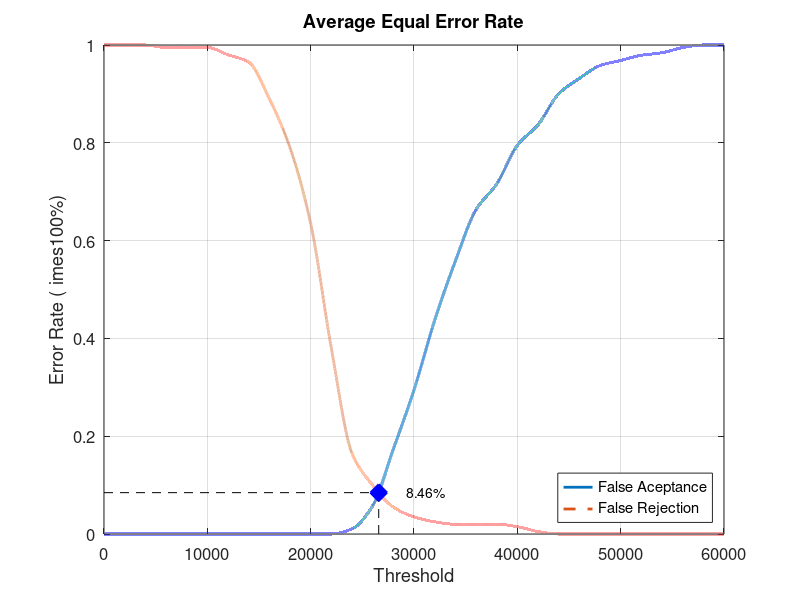
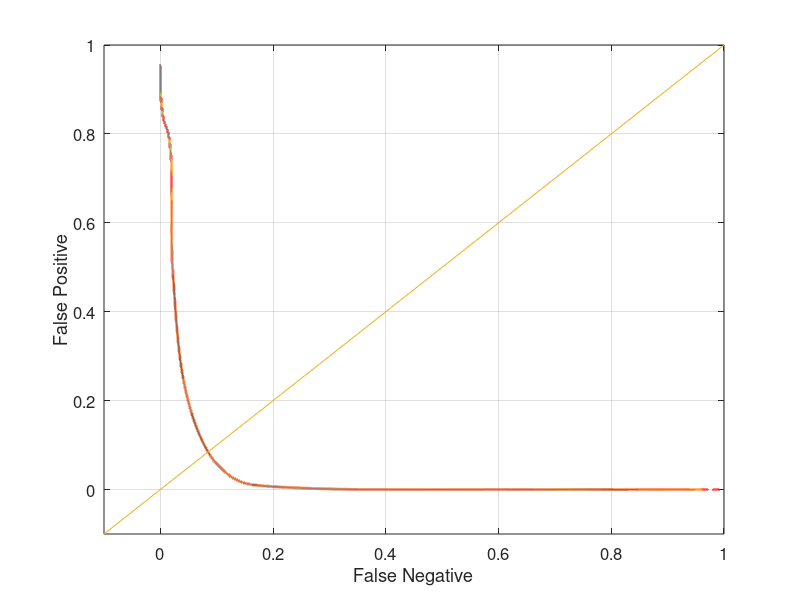

The MATLAB script that drew these images, in order:
close all;
clear;
clc;
x = 0:2000:60000;
xq = 0:0.5:60000;

y0 = [0 0 0 0 0 0 0 0 0 0 0 0 0.0105263 0.0578947 0.173684 0.294737 0.436842 0.557895 0.663158 0.715789 0.794737 0.836842 0.9 0.931579 0.957895 0.968421 0.978947 0.984211 0.994737 1 1]
yy0 = interp1(x, y0, xq, 'pchip');
y1 = [1 1 1 0.995 0.995 0.995 0.98 0.965 0.89 0.79 0.635 0.38 0.165 0.1 0.055 0.035 0.025 0.02 0.02 0.02 0.015 0.005 0 0 0 0 0 0 0 0 0]
yy1 = interp1(x, y1, xq, 'pchip');

% Calculating EER: 
y2 = abs(y0 - y1);
find(y2 == min(y2))
yy2 = abs(yy0 - yy1);
xEER = find(yy2 == min(yy2));
xEERIndex = xq(xEER) % X-axis EER
yEER = yy0(xEER) % Y-axis EER

main = figure
plot(xq, yy0,'-','LineWidth', 2);	hold on
plot(xq, yy1,'--','LineWidth', 2);	hold on
plot([xEERIndex xEERIndex], [0 yEER], 'k--');	hold on
plot([0 xEERIndex], [yEER yEER], 'k--');	hold on
plot(xEERIndex, yEER, 'bx', 'LineWidth', 10);	hold on
text(xEERIndex + 10 * xEERIndex / 100, yEER, [num2str(round((10000 * yEER)) / 100) '%'])
legend('False Aceptance', 'False Rejection', 'Location', 'SouthEast')
xlabel('Threshold')
ylabel('Error Rate (	imes100%)')
title('Average Equal Error Rate')
set(gca, 'FontSize', 12)
axis([0 60000 0 1])
grid on

print(main, 'Database1_2Main', '-dpng');
FNRxFPR = figure('Color', [1 1 1]);
plot(yy1, yy0, '-', yy1, yy0, 'LineWidth', 2);
hold on
y = -0.1:0.1:1
plot(y, y); 
set(gca, 'FontSize', 12)
xlabel('False Negative')
ylabel('False Positive')
axis([-0.1 1 -0.1 1])
set(gca, 'FontSize', 12)
grid on

print(FNRxFPR, 'Database1_2FNRxFPR','-dpng');
